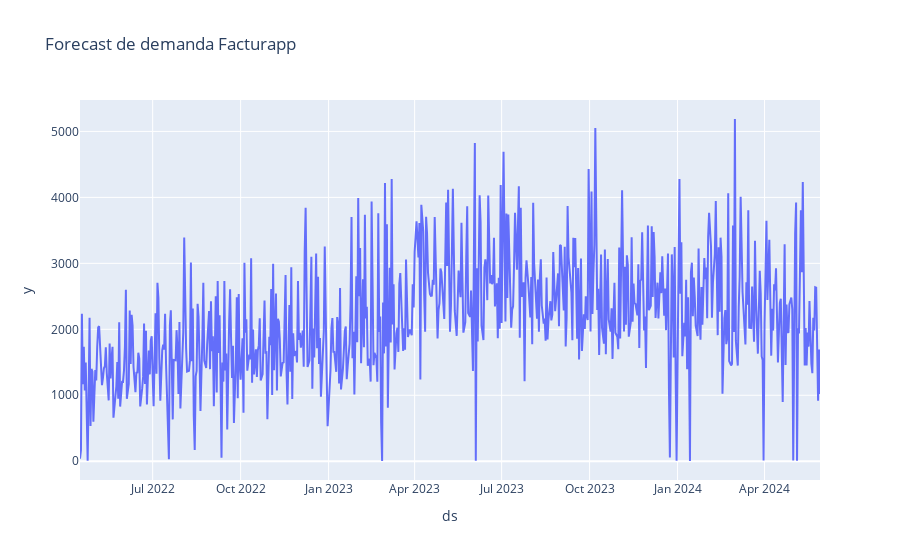

The notebook cell this image was saved under:
### Code cell
import plotly.express as px

px.line(df, x='ds', y='y',title="Forecast de demanda Facturapp")

### Figure 1 — Plotly figure (JSON) as saved in the notebook; plotly's stock layout.template omitted (floating-point values rounded to 4 significant figures; data arrays with more than 128 entries replaced by an {"elided": "..."} marker saying what was removed)
{"data": [{"hovertemplate": "ds=%{x}<br>y=%{y}<extra></extra>", "legendgroup": "", "line": {"color": "#636efa", "dash": "solid"}, "marker": {"symbol": "circle"}, "mode": "lines", "name": "", "orientation": "v", "showlegend": false, "type": "scatter", "x": {"elided": "669 str values"}, "xaxis": "x", "y": {"elided": "669 float values"}, "yaxis": "y"}], "layout": {"legend": {"tracegroupgap": 0}, "title": {"text": "Forecast de demanda Facturapp"}, "xaxis": {"anchor": "y", "domain": [0, 1], "title": {"text": "ds"}}, "yaxis": {"anchor": "x", "domain": [0, 1], "title": {"text": "y"}}}}
